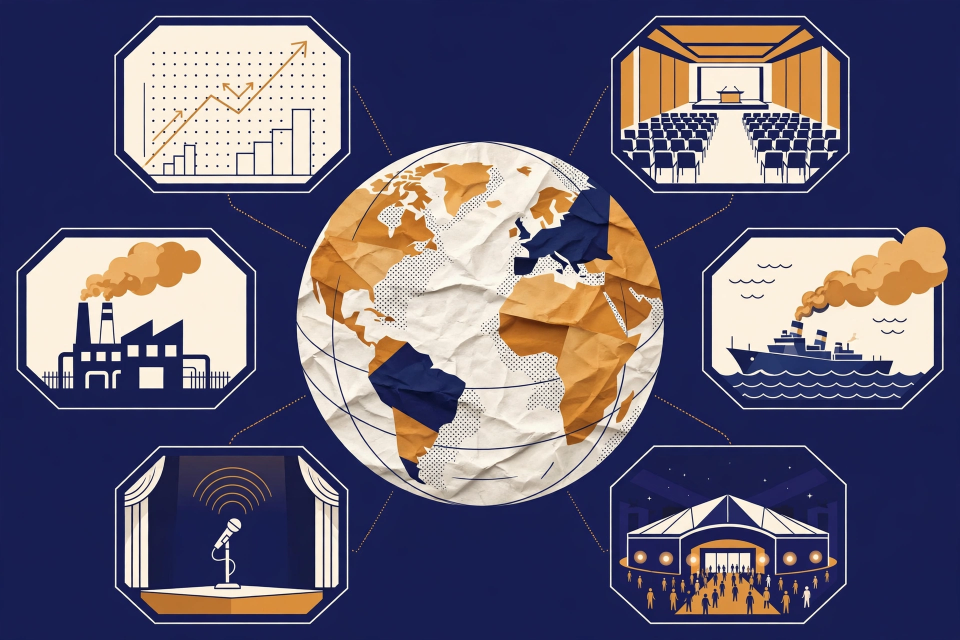
#> input picture assets/media-generation-hero-0-30e9ccbe-be5c-434d-b6e7-293b874918a6.webp, 1920 x 1280 px (shown at 1/2 size)
$ python build_poster.py
#> lines starting #> are read from the running program, lines starting #| are printed output that depends on the picture
#!/usr/bin/env python3
"""Build the news poster for make.fun news-image-20261124.

Draws a 1024x1024 newspaper-style poster in PIL:
  masthead with the date -> AI-illustrated hero band -> 6-story grid -> footer.
Text is rendered with PIL (crisp, no AI-garbled text); the hero illustration
(assets/hero.webp) was generated with an image model with a no-text prompt.
Output: ../entry.png (PNG, <= 1 MiB, <= 1024x1024).
"""
import textwrap
from pathlib import Path
from PIL import Image, ImageDraw, ImageFont

ROOT = Path(__file__).resolve().parent.parent
HERO = ROOT / "assets" / "media-generation-hero-0-30e9ccbe-be5c-434d-b6e7-293b874918a6.webp"
OUT = ROOT / "entry.png"

W, H = 1024, 1024
NAVY = (16, 28, 78)
AMBER = (232, 160, 32)
PAPER = (247, 243, 232)
INK = (20, 20, 20)
GREY = (90, 90, 90)
DIVIDER = (216, 210, 192)


def font(bold: bool, size: int) -> ImageFont.FreeTypeFont:
    candidates = [
        "/usr/share/fonts/truetype/dejavu/DejaVuSans-Bold.ttf" if bold
        else "/usr/share/fonts/truetype/dejavu/DejaVuSans.ttf",
        "/usr/share/fonts/truetype/noto/NotoSans-Bold.ttf" if bold
        else "/usr/share/fonts/truetype/noto/NotoSans-Regular.ttf",
    ]
    for path in candidates:
        try:
            return ImageFont.truetype(path, size)
        except OSError:
            continue
    return ImageFont.load_default()


def wrap(draw: ImageDraw.ImageDraw, text: str, fnt: ImageFont.FreeTypeFont,
         max_w: int) -> list[str]:
    """Greedy word wrap to max_w pixels."""
    lines: list[str] = []
    for para in text.split("\n"):
        words = para.split()
        cur = ""
        for word in words:
            trial = f"{cur} {word}".strip()
            if draw.textlength(trial, font=fnt) <= max_w:
                cur = trial
            else:
                if cur:
                    lines.append(cur)
                cur = word
        if cur:
            lines.append(cur)
    return lines


# Rebuilt 2026-11-24 ~15:30 CST with stories that genuinely broke on
# 24 Nov 2026 (each corroborated by >=2 sources; see NOTES.md). The
# previous six (Nvidia/Huang, COP31, Ukraine ships off Libya, Manchester
# evacuation, Iran flogging, Indonesia fire) all broke 22-23 Nov and were
# dropped. Two stories broke overnight 23->24 Nov local time and were
# reported in the first hours of 24 Nov UTC (Poland drone, Colombia bomb);
# the Megaspeed item is Singapore's 24 Nov response, not Monday's US
# blacklisting itself.
STORIES = [
    ("EUROPE", (140, 32, 32),
     "RUSSIAN DRONE ENTERS POLAND",
     "A Russian UAV briefly violates Polish airspace overnight; Warsaw authorises a shoot-down but holds fire."),
    ("BUSINESS", (176, 92, 8),
     "SPACEX-TESLA NAME MERGER CHIEFS",
     "Five directors will guide talks on a $3.5tn tie-up; bankers hired to frame the deal."),
    ("ASIA", (16, 70, 130),
     "HASINA PLANS RETURN ON 16 DEC",
     "Ousted PM to fly home from exile in India on Victory Day aboard state carrier Biman."),
    ("TRADE", (31, 120, 76),
     "SINGAPORE KEEPS PROBING MEGASPEED",
     "PM Wong vows to keep investigating the Nvidia-linked firm a day after the US blacklisted it."),
    ("AMERICAS", (110, 52, 130),
     "CAR BOMB HITS COLOMBIA OFFICE",
     "Car bomb outside the Meta governor's office in Villavicencio injures 12; drug gangs blamed."),
    ("SCIENCE", (120, 74, 10),
     "BEAVER SUPERMOON PEAKS TODAY",
     "November's full Moon - a supermoon - peaks at 9:53 a.m. EST near the Pleiades; first of three in a row."),
]


def main() -> None:
    img = Image.new("RGB", (W, H), PAPER)
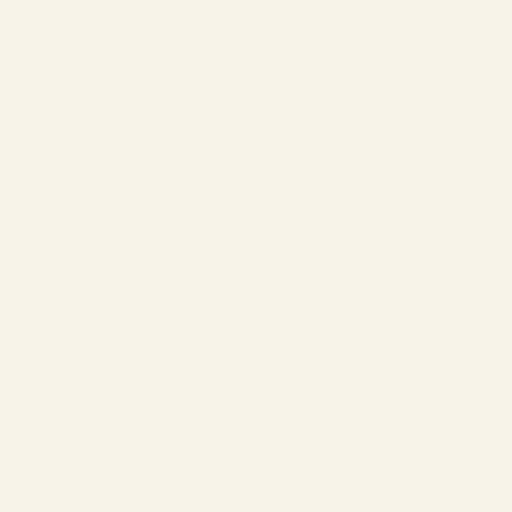
#> img: PIL image 1024x1024 RGB (shown at 1/2 size); mean R, G, B 247, 243, 232
    d = ImageDraw.Draw(img)

    # --- masthead ---
    d.rectangle([0, 0, W, 132], fill=NAVY)
    title_f = font(True, 56)
    d.text((W // 2, 16), "THE WORLD IN ONE DAY", font=title_f, fill="white",
           anchor="ma")
    date_f = font(True, 30)
    d.text((W // 2, 82), "TUESDAY, 24 NOVEMBER 2026", font=date_f, fill=AMBER,
           anchor="ma")
    d.rectangle([0, 130, W, 134], fill=AMBER)

    # --- hero band (132..500) ---
    hero = Image.open(HERO).convert("RGB")
#> hero is the input picture: PIL image 1920x1280 RGB; mean R, G, B 100.3, 94.5, 115.4
    hw, hh = hero.size
#> hw = 1920; hh = 1280
    target_w, target_h = W, 368
    scale = max(target_w / hw, target_h / hh)
#> scale = 0.533
    hero = hero.resize((round(hw * scale), round(hh * scale)), Image.LANCZOS)
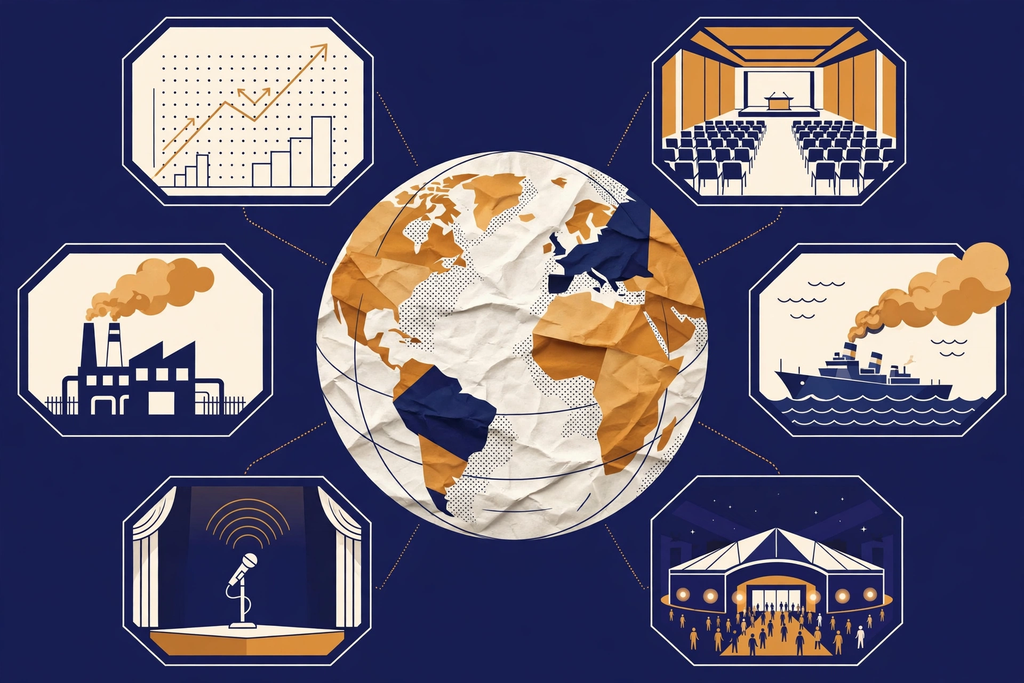
#> hero: PIL image 1024x683 RGB; mean R, G, B 100.2, 94.5, 115.4
    x0 = (hero.width - target_w) // 2
#> x0 = 0
    y0 = (hero.height - target_h) // 2
#> y0 = 157
    img.paste(hero.crop((x0, y0, x0 + target_w, y0 + target_h)), (0, 134))
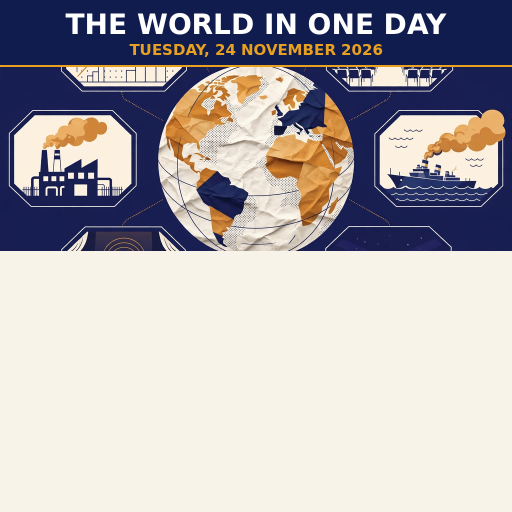
#> img: PIL image 1024x1024 RGB (shown at 1/2 size); mean R, G, B 177.8, 173.2, 176

    # --- story grid (502..972): 2 cols x 3 rows ---
    grid_top, grid_bottom = 502, 972
    col_w, row_h = W // 2, (grid_bottom - grid_top) // 3
    for i, (tag, colour, headline, summary) in enumerate(STORIES):
        col, row = i % 2, i // 2
        cx, cy = col * col_w, grid_top + row * row_h
        # dividers
        if col == 1:
            d.line([col_w, cy, col_w, cy + row_h], fill=DIVIDER, width=2)
        if row > 0:
            d.line([0, cy, W, cy], fill=DIVIDER, width=2)
        px, py = cx + 18, cy + 14
        # tag chip
        tag_f = font(True, 16)
        tw = d.textlength(tag, font=tag_f)
        d.rounded_rectangle([px, py, px + tw + 18, py + 26], radius=4, fill=colour)
        d.text((px + 9, py + 4), tag, font=tag_f, fill="white")
        # headline (up to 2 lines)
        hl_f = font(True, 23)
        hl_lines = wrap(d, headline, hl_f, col_w - 36)[:2]
        hy = py + 36
        for line in hl_lines:
            d.text((px, hy), line, font=hl_f, fill=INK)
            hy += 28
        # summary (up to 2 lines)
        sm_f = font(False, 18)
        sm_lines = wrap(d, summary, sm_f, col_w - 36)[:2]
        sy = hy + 4
        for line in sm_lines:
            d.text((px, sy), line, font=sm_f, fill=(60, 60, 60))
            sy += 23
#> this loop made 6 passes
#> (tw, hl_lines) on passes 1 to 6: (72.55, ['RUSSIAN DRONE ENTERS POLAND']), (89.36, ['SPACEX-TESLA NAME MERGER', 'CHIEFS']), (42.27, ['HASINA PLANS RETURN ON 16 DEC']), (59.86, ['SINGAPORE KEEPS PROBING', 'MEGASPEED']), (93.2, ['CAR BOMB HITS COLOMBIA OFFICE']), (76.25, ['BEAVER SUPERMOON PEAKS TODAY'])

    # --- footer ---
    d.rectangle([0, 972, W, H], fill=NAVY)
    ft_f = font(False, 16)
    d.text((W // 2, 990),
           "24 NOVEMBER 2026  \u2022  As reported by Reuters, the FT, ANI and others  "
           "\u2022  make.fun news-image-20261124",
           font=ft_f, fill="white", anchor="ma")

    img.save(OUT, format="PNG", optimize=True)
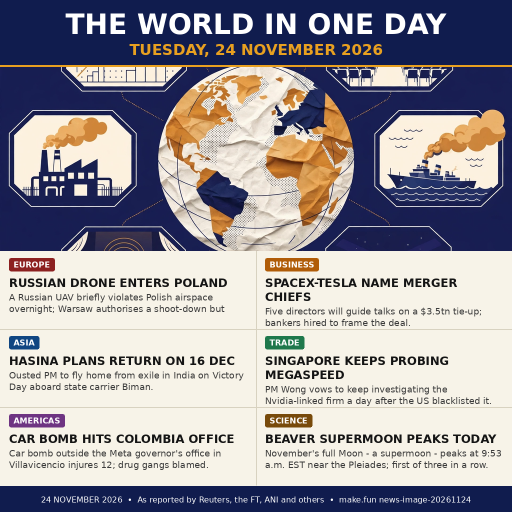
#> saved as entry.png: PIL image 1024x1024 RGB (shown at 1/2 size); mean R, G, B 156.6, 152.6, 158.8
    print(f"wrote {OUT} {img.size} {OUT.stat().st_size} bytes")
#| wrote entry.png (1024, 1024) 522250 bytes


if __name__ == "__main__":
    main()
